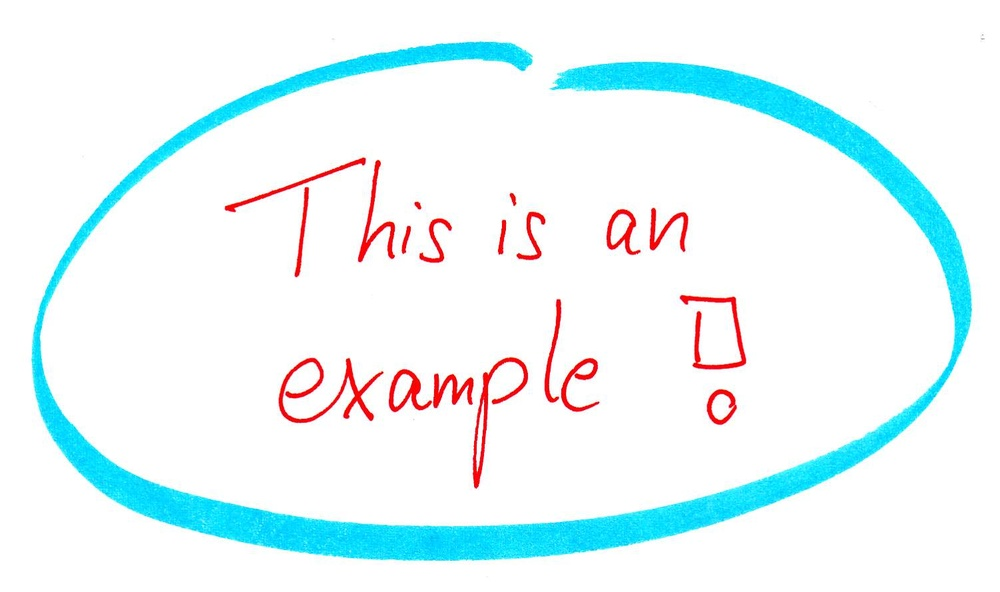
#> input picture Image Processing/example.jpg, 1000 x 592 px, shrunk from 1502 x 889 before the run
$ python sharpen.py example.jpg 100
#> lines starting #> are read from the running program, lines starting #| are printed output that depends on the picture
### Image Processing/image_process.py
from PIL import Image

import numpy as np
import matplotlib.pyplot as plt


def create_image(path: str):
    """
    Convert an input image to a squared, 2D grayscale matrix
    """
#> called with path = 'example.jpg'
    image = Image.open(path)
#> image is the input picture: PIL image 1000x592 RGB; mean R, G, B 232.4, 247.5, 249.8
    image_bw = image.convert("L")
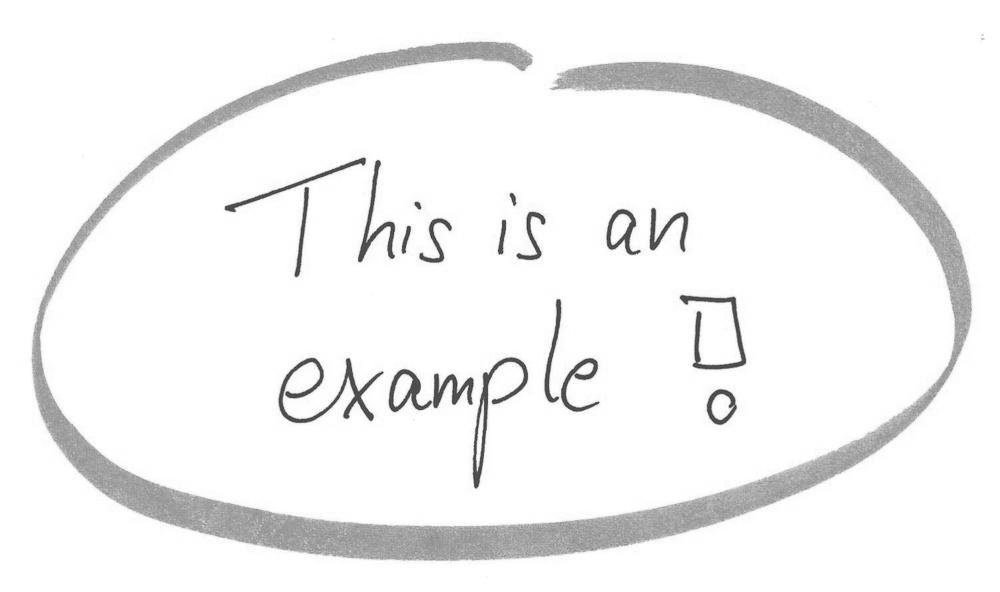
#> image_bw: PIL image 1000x592 L; min 48, max 255, mean 243.2
    matrix = np.asarray(image_bw)
    return image_bw, matrix, image


# [24 lines left out: functions gaussian_blur, _gaussian_kernel, not called in this run]


def _dnorm(x: float, mu: float, sig: float) -> float:
    return np.exp(-np.power((x - mu) / sig, 2) / 2) / (sig * np.sqrt(2 * np.pi))


# [2 lines that do not run on import are left out]

### Image Processing/sharpen.py
import sys
import time

from PIL import Image
import numpy as np
import matplotlib.pyplot as plt
from numba import jit

from image_process import create_image, gaussian_blur


# [80 lines left out: functions gaussian_filter, sobel_filter, prewitt_filter, show_images, not called in this run]


if __name__ == "__main__":
    THRESHOLD = int(sys.argv[2])
    size = 11

    s = time.time()
#> (the run stopped early here; a loop or call above may not have finished)
